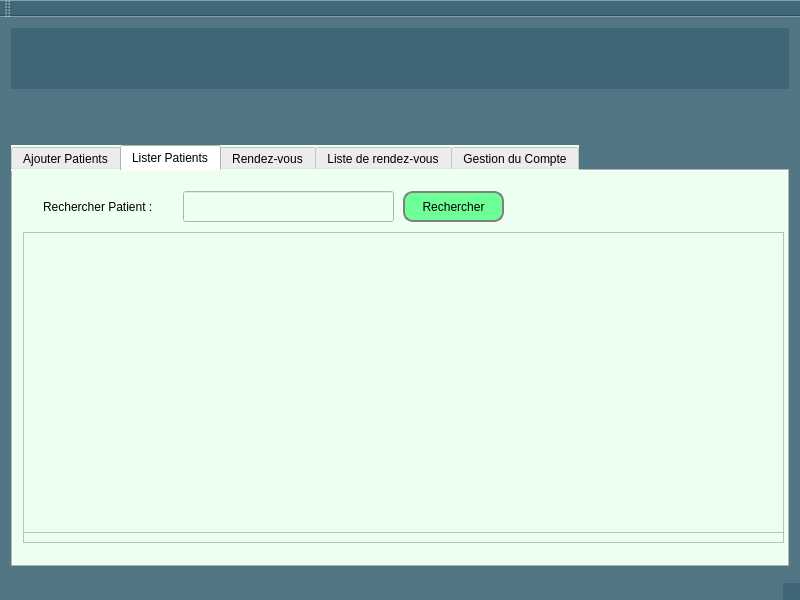
<?xml version="1.0" encoding="UTF-8"?>
<ui version="4.0">
 <class>MainWindow</class>
 <widget class="QMainWindow" name="MainWindow">
  <property name="geometry">
   <rect>
    <x>0</x>
    <y>0</y>
    <width>800</width>
    <height>600</height>
   </rect>
  </property>
  <property name="sizePolicy">
   <sizepolicy hsizetype="Fixed" vsizetype="Fixed">
    <horstretch>0</horstretch>
    <verstretch>0</verstretch>
   </sizepolicy>
  </property>
  <property name="minimumSize">
   <size>
    <width>800</width>
    <height>600</height>
   </size>
  </property>
  <property name="windowTitle">
   <string>MainWindow</string>
  </property>
  <property name="styleSheet">
   <string notr="true">
background-color: rgba(32, 80, 96, 100);
</string>
  </property>
  <widget class="QWidget" name="centralWidget">
   <layout class="QVBoxLayout" name="verticalLayout">
    <item>
     <widget class="QWidget" name="Header" native="true">
      <property name="styleSheet">
       <string notr="true">background-color: qlineargradient(spread:reflect,
x1:0.5, y1:0, x2:0, y2:0, stop:0 rgba(91, 204, 233, 100),
stop:1 rgba(32, 80, 96, 100));</string>
      </property>
      <layout class="QHBoxLayout" name="horizontalLayout_5">
       <property name="topMargin">
        <number>50</number>
       </property>
      </layout>
     </widget>
    </item>
    <item>
     <layout class="QHBoxLayout" name="horizontalLayout">
      <property name="topMargin">
       <number>50</number>
      </property>
      <item>
       <widget class="QTabWidget" name="Tab_widget">
        <property name="styleSheet">
         <string notr="true">background-color: rgb(237, 255, 240);
color: rgb(0, 0, 0);
font: 75 12pt &quot;Times New Roman&quot;;


</string>
        </property>
        <property name="currentIndex">
         <number>1</number>
        </property>
        <widget class="QWidget" name="tab">
         <property name="styleSheet">
          <string notr="true"/>
         </property>
         <attribute name="title">
          <string>Ajouter Patients</string>
         </attribute>
         <widget class="QLabel" name="label">
          <property name="geometry">
           <rect>
            <x>60</x>
            <y>19</y>
            <width>121</width>
            <height>31</height>
           </rect>
          </property>
          <property name="text">
           <string>Code :</string>
          </property>
         </widget>
         <widget class="QLabel" name="label_2">
          <property name="geometry">
           <rect>
            <x>60</x>
            <y>79</y>
            <width>121</width>
            <height>31</height>
           </rect>
          </property>
          <property name="text">
           <string>Nom :</string>
          </property>
         </widget>
         <widget class="QLabel" name="label_3">
          <property name="geometry">
           <rect>
            <x>60</x>
            <y>128</y>
            <width>121</width>
            <height>31</height>
           </rect>
          </property>
          <property name="text">
           <string>Prénom :</string>
          </property>
         </widget>
         <widget class="QLabel" name="label_4">
          <property name="geometry">
           <rect>
            <x>60</x>
            <y>178</y>
            <width>121</width>
            <height>31</height>
           </rect>
          </property>
          <property name="text">
           <string>Sexe :</string>
          </property>
         </widget>
         <widget class="QLabel" name="label_5">
          <property name="geometry">
           <rect>
            <x>440</x>
            <y>19</y>
            <width>121</width>
            <height>31</height>
           </rect>
          </property>
          <property name="text">
           <string>Adresse :</string>
          </property>
         </widget>
         <widget class="QLabel" name="label_6">
          <property name="geometry">
           <rect>
            <x>440</x>
            <y>80</y>
            <width>121</width>
            <height>31</height>
           </rect>
          </property>
          <property name="text">
           <string>Telephone :</string>
          </property>
         </widget>
         <widget class="QLabel" name="label_7">
          <property name="geometry">
           <rect>
            <x>440</x>
            <y>128</y>
            <width>121</width>
            <height>31</height>
           </rect>
          </property>
          <property name="text">
           <string>Maladie :</string>
          </property>
         </widget>
         <widget class="QLabel" name="label_8">
          <property name="geometry">
           <rect>
            <x>440</x>
            <y>178</y>
            <width>121</width>
            <height>31</height>
           </rect>
          </property>
          <property name="text">
           <string>Commentaire :</string>
          </property>
         </widget>
         <widget class="QLineEdit" name="code">
          <property name="geometry">
           <rect>
            <x>120</x>
            <y>20</y>
            <width>161</width>
            <height>31</height>
           </rect>
          </property>
         </widget>
         <widget class="QLineEdit" name="nom">
          <property name="geometry">
           <rect>
            <x>120</x>
            <y>80</y>
            <width>161</width>
            <height>31</height>
           </rect>
          </property>
         </widget>
         <widget class="QLineEdit" name="prenom">
          <property name="geometry">
           <rect>
            <x>120</x>
            <y>130</y>
            <width>161</width>
            <height>31</height>
           </rect>
          </property>
         </widget>
         <widget class="QLineEdit" name="adresse">
          <property name="geometry">
           <rect>
            <x>560</x>
            <y>20</y>
            <width>161</width>
            <height>31</height>
           </rect>
          </property>
         </widget>
         <widget class="QLineEdit" name="telephone">
          <property name="geometry">
           <rect>
            <x>560</x>
            <y>80</y>
            <width>161</width>
            <height>31</height>
           </rect>
          </property>
         </widget>
         <widget class="QLineEdit" name="maladie">
          <property name="geometry">
           <rect>
            <x>560</x>
            <y>130</y>
            <width>161</width>
            <height>31</height>
           </rect>
          </property>
         </widget>
         <widget class="QLineEdit" name="commentaire">
          <property name="geometry">
           <rect>
            <x>560</x>
            <y>180</y>
            <width>161</width>
            <height>31</height>
           </rect>
          </property>
         </widget>
         <widget class="QComboBox" name="sexe">
          <property name="geometry">
           <rect>
            <x>120</x>
            <y>180</y>
            <width>69</width>
            <height>31</height>
           </rect>
          </property>
         </widget>
         <widget class="QWidget" name="horizontalLayoutWidget">
          <property name="geometry">
           <rect>
            <x>0</x>
            <y>310</y>
            <width>771</width>
            <height>61</height>
           </rect>
          </property>
          <layout class="QHBoxLayout" name="horizontalLayout_2">
           <item>
            <spacer name="horizontalSpacer">
             <property name="orientation">
              <enum>Qt::Horizontal</enum>
             </property>
             <property name="sizeHint" stdset="0">
              <size>
               <width>40</width>
               <height>20</height>
              </size>
             </property>
            </spacer>
           </item>
           <item>
            <widget class="QPushButton" name="savePatient">
             <property name="sizePolicy">
              <sizepolicy hsizetype="Fixed" vsizetype="Fixed">
               <horstretch>0</horstretch>
               <verstretch>0</verstretch>
              </sizepolicy>
             </property>
             <property name="minimumSize">
              <size>
               <width>70</width>
               <height>40</height>
              </size>
             </property>
             <property name="styleSheet">
              <string notr="true">QPushButton:hover { background-color: #66c011; }

QPushButton
{
  border: 2px solid gray;
border-radius: 10px;
padding: 0 8px;
background: rgb(111, 255, 152);

}</string>
             </property>
             <property name="text">
              <string>Enregistrer</string>
             </property>
            </widget>
           </item>
           <item>
            <spacer name="horizontalSpacer_2">
             <property name="orientation">
              <enum>Qt::Horizontal</enum>
             </property>
             <property name="sizeHint" stdset="0">
              <size>
               <width>40</width>
               <height>20</height>
              </size>
             </property>
            </spacer>
           </item>
          </layout>
         </widget>
         <widget class="QLabel" name="label_31">
          <property name="geometry">
           <rect>
            <x>60</x>
            <y>230</y>
            <width>121</width>
            <height>31</height>
           </rect>
          </property>
          <property name="text">
           <string>Date de naissance :</string>
          </property>
         </widget>
         <widget class="QDateEdit" name="dateNaissance">
          <property name="geometry">
           <rect>
            <x>179</x>
            <y>230</y>
            <width>101</width>
            <height>31</height>
           </rect>
          </property>
         </widget>
         <widget class="QDateEdit" name="dateEdit_3">
          <property name="geometry">
           <rect>
            <x>610</x>
            <y>230</y>
            <width>111</width>
            <height>31</height>
           </rect>
          </property>
         </widget>
         <widget class="QLabel" name="label_32">
          <property name="geometry">
           <rect>
            <x>440</x>
            <y>230</y>
            <width>161</width>
            <height>31</height>
           </rect>
          </property>
          <property name="text">
           <string>Date d'enregistrement :</string>
          </property>
         </widget>
        </widget>
        <widget class="QWidget" name="tab_2">
         <attribute name="title">
          <string>Lister Patients</string>
         </attribute>
         <widget class="QLabel" name="label_9">
          <property name="geometry">
           <rect>
            <x>30</x>
            <y>20</y>
            <width>131</width>
            <height>31</height>
           </rect>
          </property>
          <property name="text">
           <string>Rechercher Patient :</string>
          </property>
         </widget>
         <widget class="QLineEdit" name="lineEdit_4">
          <property name="geometry">
           <rect>
            <x>170</x>
            <y>20</y>
            <width>211</width>
            <height>31</height>
           </rect>
          </property>
         </widget>
         <widget class="QPushButton" name="pushButton_2">
          <property name="geometry">
           <rect>
            <x>390</x>
            <y>20</y>
            <width>101</width>
            <height>31</height>
           </rect>
          </property>
          <property name="styleSheet">
           <string notr="true">QPushButton:hover { background-color: #66c011; }

QPushButton
{
  border: 2px solid gray;
border-radius: 10px;
padding: 0 8px;
background: rgb(111, 255, 152);

}</string>
          </property>
          <property name="text">
           <string>Rechercher</string>
          </property>
         </widget>
         <widget class="QTableView" name="tableView">
          <property name="geometry">
           <rect>
            <x>10</x>
            <y>61</y>
            <width>761</width>
            <height>311</height>
           </rect>
          </property>
         </widget>
         <widget class="QTableView" name="tableList">
          <property name="geometry">
           <rect>
            <x>10</x>
            <y>61</y>
            <width>761</width>
            <height>301</height>
           </rect>
          </property>
         </widget>
        </widget>
        <widget class="QWidget" name="tab_3">
         <attribute name="title">
          <string>Rendez-vous</string>
         </attribute>
         <widget class="QLabel" name="label_10">
          <property name="geometry">
           <rect>
            <x>20</x>
            <y>30</y>
            <width>121</width>
            <height>31</height>
           </rect>
          </property>
          <property name="text">
           <string>Code :</string>
          </property>
         </widget>
         <widget class="QLabel" name="label_14">
          <property name="geometry">
           <rect>
            <x>410</x>
            <y>30</y>
            <width>131</width>
            <height>31</height>
           </rect>
          </property>
          <property name="text">
           <string>Date de rendez-vous :</string>
          </property>
         </widget>
         <widget class="QLineEdit" name="code_patient">
          <property name="geometry">
           <rect>
            <x>90</x>
            <y>30</y>
            <width>191</width>
            <height>31</height>
           </rect>
          </property>
         </widget>
         <widget class="QDateEdit" name="date_rendez_vous">
          <property name="geometry">
           <rect>
            <x>580</x>
            <y>30</y>
            <width>110</width>
            <height>31</height>
           </rect>
          </property>
         </widget>
         <widget class="QWidget" name="horizontalLayoutWidget_2">
          <property name="geometry">
           <rect>
            <x>0</x>
            <y>160</y>
            <width>771</width>
            <height>42</height>
           </rect>
          </property>
          <layout class="QHBoxLayout" name="horizontalLayout_3">
           <item>
            <spacer name="horizontalSpacer_3">
             <property name="orientation">
              <enum>Qt::Horizontal</enum>
             </property>
             <property name="sizeHint" stdset="0">
              <size>
               <width>40</width>
               <height>20</height>
              </size>
             </property>
            </spacer>
           </item>
           <item>
            <widget class="QPushButton" name="save">
             <property name="sizePolicy">
              <sizepolicy hsizetype="Fixed" vsizetype="Fixed">
               <horstretch>0</horstretch>
               <verstretch>0</verstretch>
              </sizepolicy>
             </property>
             <property name="minimumSize">
              <size>
               <width>55</width>
               <height>40</height>
              </size>
             </property>
             <property name="styleSheet">
              <string notr="true">QPushButton:hover { background-color: #66c011; }

QPushButton
{
  border: 2px solid gray;
border-radius: 10px;
padding: 0 8px;
background: rgb(111, 255, 152);

}</string>
             </property>
             <property name="text">
              <string>Enregistrer</string>
             </property>
            </widget>
           </item>
           <item>
            <spacer name="horizontalSpacer_4">
             <property name="orientation">
              <enum>Qt::Horizontal</enum>
             </property>
             <property name="sizeHint" stdset="0">
              <size>
               <width>40</width>
               <height>20</height>
              </size>
             </property>
            </spacer>
           </item>
          </layout>
         </widget>
         <widget class="QLabel" name="msg">
          <property name="geometry">
           <rect>
            <x>50</x>
            <y>100</y>
            <width>121</width>
            <height>16</height>
           </rect>
          </property>
          <property name="styleSheet">
           <string notr="true">background-color:rgb(237, 255, 240);
color: rgb(193, 125, 17);</string>
          </property>
          <property name="text">
           <string/>
          </property>
         </widget>
        </widget>
        <widget class="QWidget" name="widget">
         <attribute name="title">
          <string>Liste de rendez-vous</string>
         </attribute>
         <widget class="QLabel" name="label_16">
          <property name="geometry">
           <rect>
            <x>20</x>
            <y>20</y>
            <width>131</width>
            <height>31</height>
           </rect>
          </property>
          <property name="text">
           <string>Rechercher Patient :</string>
          </property>
         </widget>
         <widget class="QLineEdit" name="lineEdit_13">
          <property name="geometry">
           <rect>
            <x>150</x>
            <y>20</y>
            <width>211</width>
            <height>31</height>
           </rect>
          </property>
         </widget>
         <widget class="QPushButton" name="pushButton_4">
          <property name="geometry">
           <rect>
            <x>380</x>
            <y>20</y>
            <width>91</width>
            <height>31</height>
           </rect>
          </property>
          <property name="styleSheet">
           <string notr="true">QPushButton:hover { background-color: #66c011; }

QPushButton
{
  border: 2px solid gray;
border-radius: 10px;
padding: 0 8px;
background: rgb(111, 255, 152);

}</string>
          </property>
          <property name="text">
           <string>Enregistrer</string>
          </property>
         </widget>
        </widget>
        <widget class="QWidget" name="tab_4">
         <attribute name="title">
          <string>Gestion du Compte</string>
         </attribute>
         <widget class="QLabel" name="label_18">
          <property name="geometry">
           <rect>
            <x>350</x>
            <y>30</y>
            <width>151</width>
            <height>31</height>
           </rect>
          </property>
          <property name="text">
           <string>Ajouter Photo de Profil: </string>
          </property>
         </widget>
         <widget class="QComboBox" name="comboBox_2">
          <property name="geometry">
           <rect>
            <x>500</x>
            <y>30</y>
            <width>111</width>
            <height>31</height>
           </rect>
          </property>
         </widget>
         <widget class="QPushButton" name="pushButton_5">
          <property name="geometry">
           <rect>
            <x>620</x>
            <y>30</y>
            <width>91</width>
            <height>31</height>
           </rect>
          </property>
          <property name="styleSheet">
           <string notr="true">QPushButton:hover { background-color: #66c011; }

QPushButton
{
  border: 2px solid gray;
border-radius: 10px;
padding: 0 8px;
background: rgb(111, 255, 152);

}</string>
          </property>
          <property name="text">
           <string>Enregistrer</string>
          </property>
         </widget>
         <widget class="QWidget" name="Photo_USER" native="true">
          <property name="geometry">
           <rect>
            <x>20</x>
            <y>10</y>
            <width>151</width>
            <height>131</height>
           </rect>
          </property>
          <property name="styleSheet">
           <string notr="true">  border: 1px solid; </string>
          </property>
          <layout class="QVBoxLayout" name="verticalLayout_2"/>
         </widget>
         <widget class="QWidget" name="horizontalLayoutWidget_3">
          <property name="geometry">
           <rect>
            <x>190</x>
            <y>80</y>
            <width>511</width>
            <height>31</height>
           </rect>
          </property>
          <layout class="QHBoxLayout" name="horizontalLayout_4">
           <item>
            <spacer name="horizontalSpacer_5">
             <property name="orientation">
              <enum>Qt::Horizontal</enum>
             </property>
             <property name="sizeHint" stdset="0">
              <size>
               <width>40</width>
               <height>20</height>
              </size>
             </property>
            </spacer>
           </item>
           <item>
            <widget class="QLabel" name="label_17">
             <property name="styleSheet">
              <string notr="true">

border: 2px solid gray;
border-radius: 10px;
padding: 0 8px;
background: rgb(111, 255, 152);
</string>
             </property>
             <property name="text">
              <string>Renseignement Personnel</string>
             </property>
            </widget>
           </item>
           <item>
            <spacer name="horizontalSpacer_6">
             <property name="orientation">
              <enum>Qt::Horizontal</enum>
             </property>
             <property name="sizeHint" stdset="0">
              <size>
               <width>40</width>
               <height>20</height>
              </size>
             </property>
            </spacer>
           </item>
          </layout>
         </widget>
         <widget class="QLabel" name="label_19">
          <property name="geometry">
           <rect>
            <x>230</x>
            <y>140</y>
            <width>51</width>
            <height>31</height>
           </rect>
          </property>
          <property name="text">
           <string>Nom : </string>
          </property>
         </widget>
         <widget class="QLabel" name="label_20">
          <property name="geometry">
           <rect>
            <x>510</x>
            <y>140</y>
            <width>61</width>
            <height>31</height>
           </rect>
          </property>
          <property name="text">
           <string>Prénom :</string>
          </property>
         </widget>
         <widget class="QLabel" name="label_21">
          <property name="geometry">
           <rect>
            <x>230</x>
            <y>190</y>
            <width>51</width>
            <height>31</height>
           </rect>
          </property>
          <property name="text">
           <string>Code :</string>
          </property>
         </widget>
         <widget class="QLabel" name="label_22">
          <property name="geometry">
           <rect>
            <x>510</x>
            <y>190</y>
            <width>71</width>
            <height>31</height>
           </rect>
          </property>
          <property name="text">
           <string>Fonction :</string>
          </property>
         </widget>
         <widget class="QLabel" name="label_24">
          <property name="geometry">
           <rect>
            <x>80</x>
            <y>270</y>
            <width>191</width>
            <height>31</height>
           </rect>
          </property>
          <property name="text">
           <string>Rentrer l'ancien Mot de passe :</string>
          </property>
         </widget>
         <widget class="QLabel" name="label_25">
          <property name="geometry">
           <rect>
            <x>30</x>
            <y>310</y>
            <width>251</width>
            <height>31</height>
           </rect>
          </property>
          <property name="text">
           <string>Rentrer votre Nouveau Mot de Passe :</string>
          </property>
         </widget>
         <widget class="QLineEdit" name="lineEdit_15">
          <property name="geometry">
           <rect>
            <x>300</x>
            <y>270</y>
            <width>161</width>
            <height>31</height>
           </rect>
          </property>
         </widget>
         <widget class="QLineEdit" name="lineEdit_16">
          <property name="geometry">
           <rect>
            <x>300</x>
            <y>310</y>
            <width>161</width>
            <height>31</height>
           </rect>
          </property>
         </widget>
         <widget class="QLineEdit" name="lineEdit_17">
          <property name="geometry">
           <rect>
            <x>300</x>
            <y>350</y>
            <width>161</width>
            <height>31</height>
           </rect>
          </property>
         </widget>
         <widget class="QPushButton" name="pushButton_6">
          <property name="geometry">
           <rect>
            <x>520</x>
            <y>310</y>
            <width>81</width>
            <height>31</height>
           </rect>
          </property>
          <property name="styleSheet">
           <string notr="true">QPushButton:hover { background-color: #66c011; }

QPushButton
{
  border: 2px solid gray;
border-radius: 10px;
padding: 0 8px;
background: rgb(111, 255, 152);

}</string>
          </property>
          <property name="text">
           <string>Valider</string>
          </property>
         </widget>
         <widget class="QLabel" name="label_26">
          <property name="geometry">
           <rect>
            <x>30</x>
            <y>350</y>
            <width>251</width>
            <height>31</height>
           </rect>
          </property>
          <property name="sizePolicy">
           <sizepolicy hsizetype="Fixed" vsizetype="Fixed">
            <horstretch>0</horstretch>
            <verstretch>0</verstretch>
           </sizepolicy>
          </property>
          <property name="minimumSize">
           <size>
            <width>0</width>
            <height>0</height>
           </size>
          </property>
          <property name="text">
           <string>Confirmer votre nouveau mot de passe :</string>
          </property>
         </widget>
         <widget class="QWidget" name="horizontalLayoutWidget_4">
          <property name="geometry">
           <rect>
            <x>180</x>
            <y>230</y>
            <width>531</width>
            <height>31</height>
           </rect>
          </property>
          <layout class="QHBoxLayout" name="horizontalLayout_6">
           <item>
            <spacer name="horizontalSpacer_7">
             <property name="orientation">
              <enum>Qt::Horizontal</enum>
             </property>
             <property name="sizeHint" stdset="0">
              <size>
               <width>40</width>
               <height>20</height>
              </size>
             </property>
            </spacer>
           </item>
           <item>
            <widget class="QLabel" name="label_23">
             <property name="styleSheet">
              <string notr="true">
border: 2px solid gray;
border-radius: 10px;
padding: 0 8px;
background: rgb(111, 255, 152);
</string>
             </property>
             <property name="text">
              <string>Changer de Mot de Passe</string>
             </property>
            </widget>
           </item>
           <item>
            <spacer name="horizontalSpacer_8">
             <property name="orientation">
              <enum>Qt::Horizontal</enum>
             </property>
             <property name="sizeHint" stdset="0">
              <size>
               <width>40</width>
               <height>20</height>
              </size>
             </property>
            </spacer>
           </item>
          </layout>
         </widget>
         <widget class="QLabel" name="label_27">
          <property name="geometry">
           <rect>
            <x>300</x>
            <y>140</y>
            <width>161</width>
            <height>31</height>
           </rect>
          </property>
          <property name="text">
           <string>DESTIN</string>
          </property>
         </widget>
         <widget class="QLabel" name="label_28">
          <property name="geometry">
           <rect>
            <x>580</x>
            <y>140</y>
            <width>161</width>
            <height>31</height>
           </rect>
          </property>
          <property name="text">
           <string>Moise</string>
          </property>
         </widget>
         <widget class="QLabel" name="label_29">
          <property name="geometry">
           <rect>
            <x>300</x>
            <y>190</y>
            <width>161</width>
            <height>31</height>
           </rect>
          </property>
          <property name="text">
           <string>0003</string>
          </property>
         </widget>
         <widget class="QLabel" name="label_30">
          <property name="geometry">
           <rect>
            <x>580</x>
            <y>190</y>
            <width>161</width>
            <height>31</height>
           </rect>
          </property>
          <property name="text">
           <string>Programmeur</string>
          </property>
         </widget>
        </widget>
       </widget>
      </item>
     </layout>
    </item>
   </layout>
  </widget>
  <widget class="QMenuBar" name="menuBar">
   <property name="geometry">
    <rect>
     <x>0</x>
     <y>0</y>
     <width>800</width>
     <height>20</height>
    </rect>
   </property>
  </widget>
  <widget class="QToolBar" name="mainToolBar">
   <attribute name="toolBarArea">
    <enum>TopToolBarArea</enum>
   </attribute>
   <attribute name="toolBarBreak">
    <bool>false</bool>
   </attribute>
  </widget>
  <widget class="QStatusBar" name="statusBar"/>
 </widget>
 <layoutdefault spacing="6" margin="11"/>
 <resources/>
 <connections/>
</ui>
